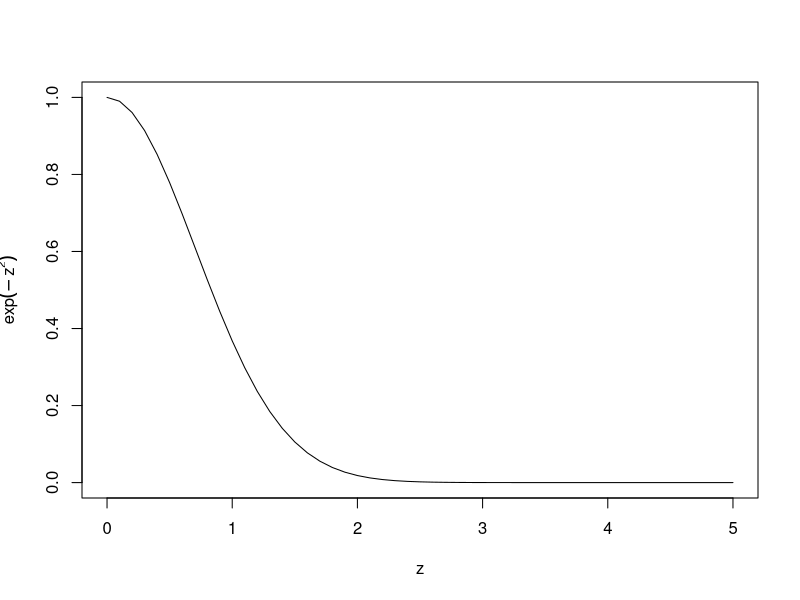
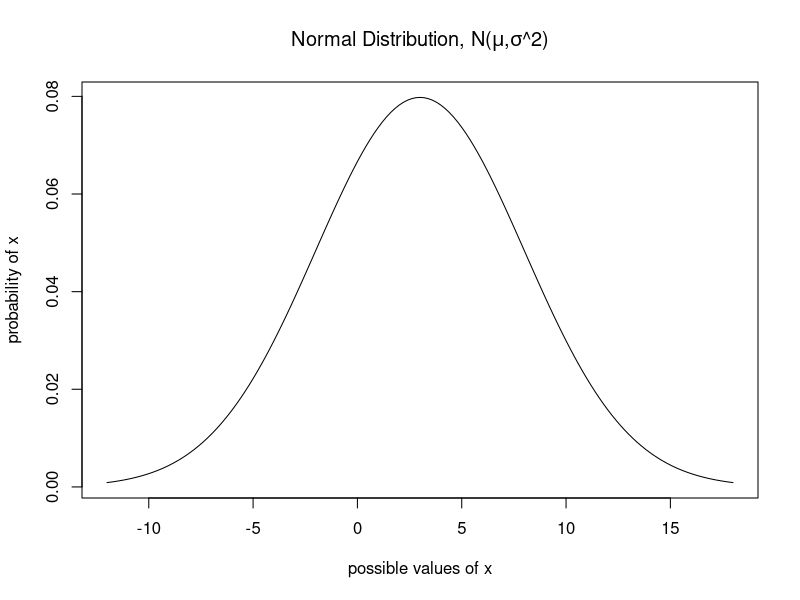
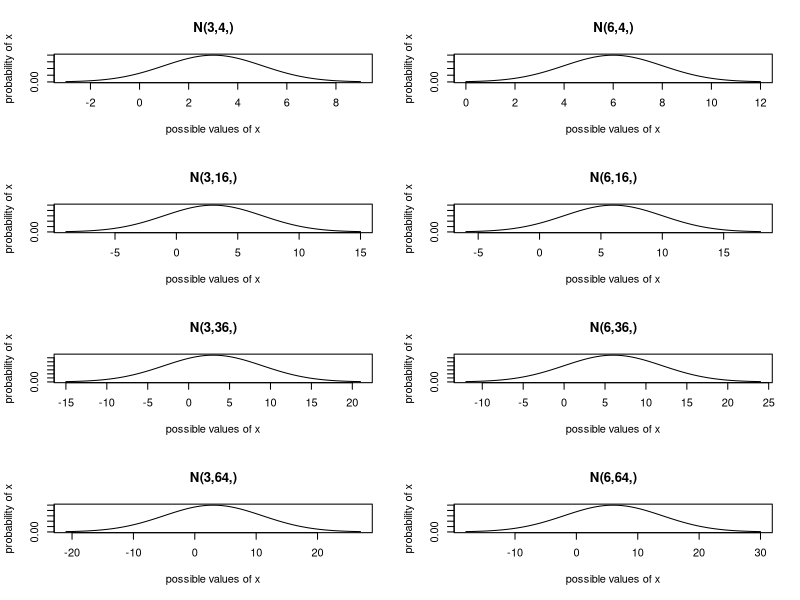
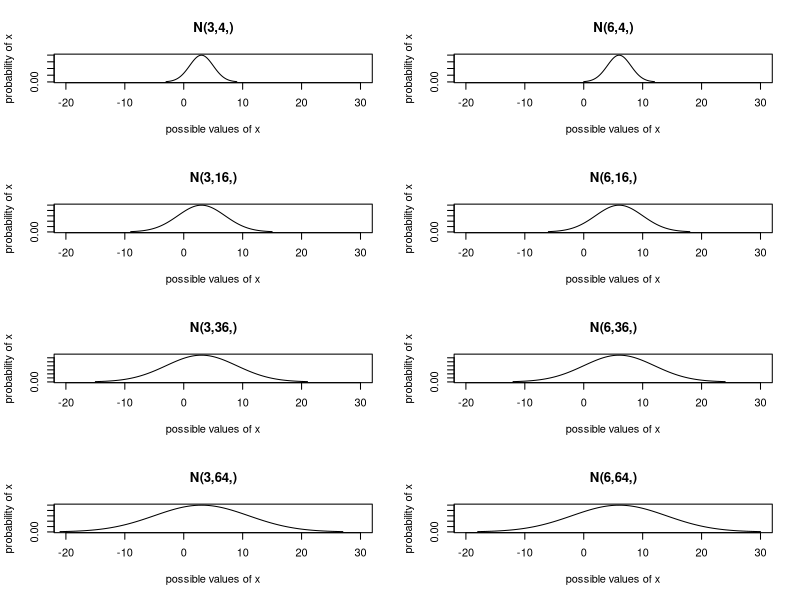
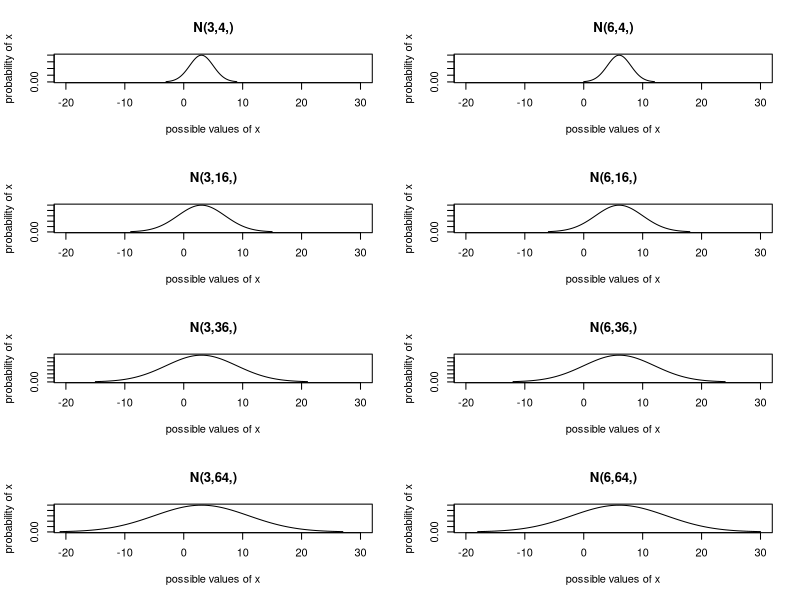

Reproduce these figures in R, in order.
### R code from vignette source '/home/pauljohn/tmp/lyxtmp/lyx_tmpdir.T10105/lyx_tmpbuf2/Normal-01.Rnw'

###################################################
### code chunk number 1: Normal-01.Rnw:14-15
###################################################
  if(exists(".orig.enc")) options(encoding = .orig.enc)


###################################################
### code chunk number 2: Normal-01.Rnw:100-102
###################################################
unlink("plots", recursive=T)
dir.create("plots", showWarnings=F)


###################################################
### code chunk number 3: Roptions
###################################################
options(width=100, prompt="> ", continue="+  ")
options(useFancyQuotes = FALSE) 
set.seed(12345)
op <- par() 
options(SweaveHooks=list(fig=function() par(ps=12)))
pdf.options(onefile=F,family="Times",pointsize=12)


###################################################
### code chunk number 4: Normal-01.Rnw:148-152
###################################################
asequence<- seq(from=0,to=5,by=0.1)
expnegx2 <- exp(-asequence^2)

plot(asequence, expnegx2, type = "l", ylab = expression(exp(-z^2)), xlab = "z")


###################################################
### code chunk number 5: Normal1 (eval = FALSE)
###################################################
## mu <- 3
## sigma <- 5
## xrange <- seq(from = mu-3*sigma, to = mu+3*sigma, by = 0.2)
## mainlabel <- expression(paste("Normal Distribution, N(",mu,",",sigma,"^2",")", sep=""))
## xprob <- dnorm(xrange, mean = mu, sd = sigma, log = FALSE)
## plot(xrange, xprob, type = "l", main = mainlabel, xlab = "possible values of x", ylab = "probability of x")
## 


###################################################
### code chunk number 6: Normal-01.Rnw:200-201
###################################################
mu <- 3
sigma <- 5
xrange <- seq(from = mu-3*sigma, to = mu+3*sigma, by = 0.2)
mainlabel <- expression(paste("Normal Distribution, N(",mu,",",sigma,"^2",")", sep=""))
xprob <- dnorm(xrange, mean = mu, sd = sigma, log = FALSE)
plot(xrange, xprob, type = "l", main = mainlabel, xlab = "possible values of x", ylab = "probability of x")



###################################################
### code chunk number 7: Normal2 (eval = FALSE)
###################################################
## par(mfrow=c(4,2))
## 
## for (i in 1:4){
##     for (j in 1:2) {
##        mu <- 3*j
##        sigma <- 2*i
##        xrange <- seq(from=mu-3*sigma,to=mu+3*sigma,by=0.2)
##        mainlabel <- paste("N(",mu,",",sigma*sigma,",)",sep="")
##        xprob <- dnorm(xrange, mean=mu, sd=sigma, log = FALSE)
##        plot(xrange, xprob, type="l", main=mainlabel, xlab="possible values of x", ylab="probability of x")
##     }
## }


###################################################
### code chunk number 8: Normal-01.Rnw:231-232
###################################################
par(mfrow=c(4,2))

for (i in 1:4){
    for (j in 1:2) {
       mu <- 3*j
       sigma <- 2*i
       xrange <- seq(from=mu-3*sigma,to=mu+3*sigma,by=0.2)
       mainlabel <- paste("N(",mu,",",sigma*sigma,",)",sep="")
       xprob <- dnorm(xrange, mean=mu, sd=sigma, log = FALSE)
       plot(xrange, xprob, type="l", main=mainlabel, xlab="possible values of x", ylab="probability of x")
    }
}


###################################################
### code chunk number 9: Normal3
###################################################
par(mfrow=c(4,2))

for (i in 1:4){
   for ( j in 1:2) {
       mu <- 3*j
       sigma <- 2*i
       xrange <- seq(from = mu-3*sigma, to = mu+3*sigma, by = 0.2)
       mainlabel <- paste("N(",mu,",",sigma*sigma,",)", sep="")
       xprob <- dnorm(xrange, mean = mu, sd = sigma, log = FALSE)
       plot(xrange, xprob, type = "l", main = mainlabel, xlab = "possible values of x", ylab = "probability of x", xlim = c(-20,30))
    }
}


###################################################
### code chunk number 10: Normal-01.Rnw:269-271
###################################################
par(mfrow=c(4,2))

for (i in 1:4){
   for ( j in 1:2) {
       mu <- 3*j
       sigma <- 2*i
       xrange <- seq(from = mu-3*sigma, to = mu+3*sigma, by = 0.2)
       mainlabel <- paste("N(",mu,",",sigma*sigma,",)", sep="")
       xprob <- dnorm(xrange, mean = mu, sd = sigma, log = FALSE)
       plot(xrange, xprob, type = "l", main = mainlabel, xlab = "possible values of x", ylab = "probability of x", xlim = c(-20,30))
    }
}
